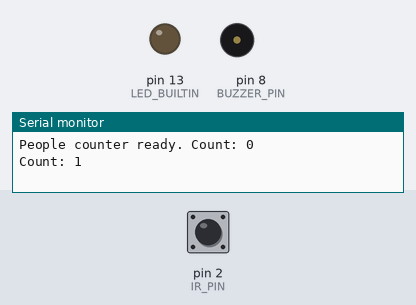
The sketch below on a simulated Arduino Uno, built with avr-gcc and run on an emulated ATmega328P. On the bench: output pins drawn as LEDs (lit = HIGH), buzzer (waves = sounding), the last lines printed to the serial monitor. Dashed ring = blinking. The test bench sets the inputs (shaded band); at power-on: pin 2 (IR_PIN) LOW.

Above: at 1.2 s.
1.3 s: pin 2 (IR_PIN) pulsed HIGH 5 times (0.12 s each, 0.3 s apart)
At 1.63 s:
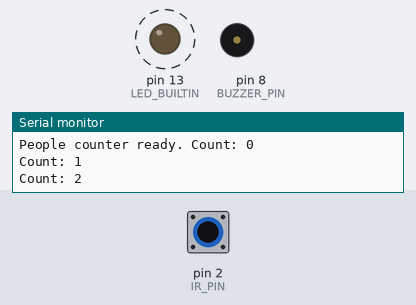
At 3.3 s:
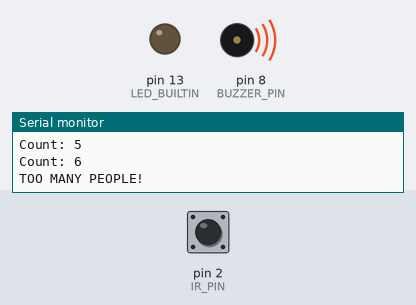
Timing chart, 0 to 4.9 s (numbered marks = the images above; inputs shaded):
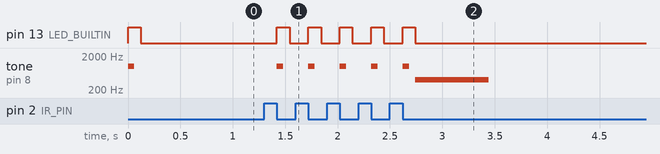

Measured:
- after the input at 1.3 s, pin 13 (LED_BUILTIN): alternates HIGH for 0.12 s and LOW for 0.18 s, 10 changes in all, then stays LOW, starting after 0.12 s; tone on pin 8 (BUZZER_PIN): plays 1000 Hz for 0.06 s, 1000 Hz for 0.06 s, 1000 Hz for 0.06 s, 1000 Hz for 0.06 s, 1000 Hz for 0.06 s, 400 Hz for 0.70 s, starting after 0.12 s

The sketch:

p14_people_counter.ino
```cpp
// Project 14: People counter
// IR sensor OUT on D2, pointing across a doorway or at the spot where hands pass.
// Buzzer on D8 (optional). Each time something passes, the count goes up by one.
// If it passes the CAPACITY, the alarm sounds.

const int IR_PIN = 2;
const int BUZZER_PIN = 8;
const int SEES_THING = LOW;     // change to HIGH if your module works the other way round
const int CAPACITY = 5;

int people = 0;
bool wasBlocked = false;

void setup() {
  pinMode(IR_PIN, INPUT);
  pinMode(BUZZER_PIN, OUTPUT);
  pinMode(LED_BUILTIN, OUTPUT);
  Serial.begin(9600);
  Serial.println("People counter ready. Count: 0");
}

void loop() {
  bool blocked = digitalRead(IR_PIN) == SEES_THING;

  if (blocked && !wasBlocked) {            // count when something arrives
    people++;
    Serial.print("Count: ");
    Serial.println(people);
    digitalWrite(LED_BUILTIN, HIGH);
    tone(BUZZER_PIN, 1000, 60);
    delay(120);
    digitalWrite(LED_BUILTIN, LOW);

    if (people > CAPACITY) {
      Serial.println("TOO MANY PEOPLE!");
      tone(BUZZER_PIN, 400, 700);
      delay(800);
    }
  }
  wasBlocked = blocked;
  delay(20);
}
```
